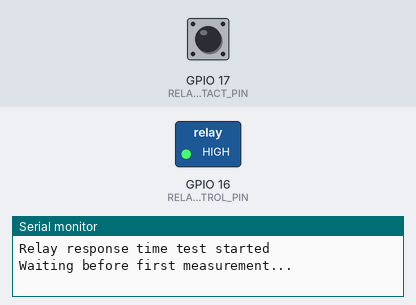
The program below on a simulated ESP32-S3. On the bench: switched loads named in the program (green lamp = pin HIGH), the last lines printed to the serial monitor. The inputs (shaded band) are chosen by the test bench; at power-on: GPIO 17 (RELAY_CONTACT_PIN) HIGH.

Above: at 1.2 s.
1.3 s: GPIO 17 (RELAY_CONTACT_PIN) pulsed LOW 5 times (0.12 s each, 0.3 s apart)
At 4.5 s:
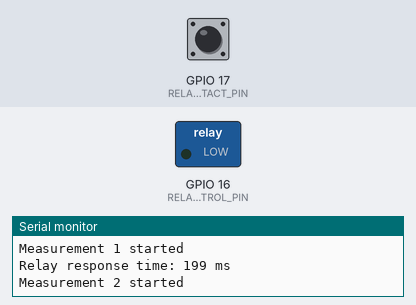
Timing chart, 0 to 6.0 s (numbered marks = the images above; inputs shaded):
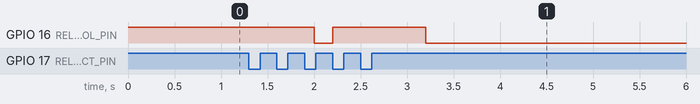

The program:

main.cpp
```cpp
#include <Arduino.h>

constexpr uint8_t RELAY_CONTROL_PIN = 16;
constexpr uint8_t RELAY_CONTACT_PIN = 17;

constexpr uint8_t MEASUREMENTS_COUNT = 10;

constexpr uint32_t START_DELAY_MS = 2000;
constexpr uint32_t PAUSE_BETWEEN_MEASUREMENTS_MS = 1000;

constexpr bool RELAY_ACTIVE_LOW = true;

enum class TestState : uint8_t {
  START_DELAY,
  START_MEASUREMENT,
  WAIT_FOR_CONTACT,
  PAUSE_BETWEEN_MEASUREMENTS,
  FINISHED
};

volatile bool contactDetected = false;
volatile uint32_t contactTriggerTimeMs = 0;

TestState currentState = TestState::START_DELAY;

uint32_t stateStartTimeMs = 0;
uint32_t relayStartTimeMs = 0;

uint32_t measurementsMs[MEASUREMENTS_COUNT] = {};

uint8_t measurementIndex = 0;

bool resultsPrinted = false;

void IRAM_ATTR onRelayContactTriggered() {
  if (!contactDetected) {
    contactTriggerTimeMs = millis();
    contactDetected = true;
  }
}

void setRelay(const bool enabled) {
  const uint8_t signal = RELAY_ACTIVE_LOW
                           ? (enabled ? LOW : HIGH)
                           : (enabled ? HIGH : LOW);

  digitalWrite(RELAY_CONTROL_PIN, signal);
}

bool hasElapsed(
  const uint32_t startTimeMs,
  const uint32_t intervalMs
) {
  return millis() - startTimeMs >= intervalMs;
}

void printResults() {
  uint32_t sumMs = 0;

  Serial.println();
  Serial.println("Results:");

  for (uint8_t i = 0; i < MEASUREMENTS_COUNT; i++) {
    Serial.print("Measurement ");
    Serial.print(i + 1);
    Serial.print(": ");
    Serial.print(measurementsMs[i]);
    Serial.println(" ms");

    sumMs += measurementsMs[i];
  }

  const float averageMs =
    static_cast<float>(sumMs) / MEASUREMENTS_COUNT;

  Serial.println();
  Serial.print("Average relay response time: ");
  Serial.print(averageMs, 2);
  Serial.println(" ms");
}

void setup() {
  Serial.begin(9600);

  pinMode(RELAY_CONTROL_PIN, OUTPUT);
  pinMode(RELAY_CONTACT_PIN, INPUT_PULLUP);

  setRelay(false);

  attachInterrupt(
    digitalPinToInterrupt(RELAY_CONTACT_PIN),
    onRelayContactTriggered,
    FALLING
  );

  stateStartTimeMs = millis();

  Serial.println("Relay response time test started");
  Serial.println("Waiting before first measurement...");
}

void loop() {
  switch (currentState) {
    case TestState::START_DELAY:
      if (hasElapsed(stateStartTimeMs, START_DELAY_MS)) {
        currentState = TestState::START_MEASUREMENT;
      }
      break;

    case TestState::START_MEASUREMENT:
      contactDetected = false;
      contactTriggerTimeMs = 0;

      Serial.println();
      Serial.print("Measurement ");
      Serial.print(measurementIndex + 1);
      Serial.println(" started");

      relayStartTimeMs = millis();

      setRelay(true);

      currentState = TestState::WAIT_FOR_CONTACT;
      break;

    case TestState::WAIT_FOR_CONTACT:
      if (contactDetected) {
        const uint32_t responseTimeMs =
          contactTriggerTimeMs - relayStartTimeMs;

        measurementsMs[measurementIndex] = responseTimeMs;

        Serial.print("Relay response time: ");
        Serial.print(responseTimeMs);
        Serial.println(" ms");

        measurementIndex++;

        setRelay(false);

        stateStartTimeMs = millis();

        currentState =
          TestState::PAUSE_BETWEEN_MEASUREMENTS;
      }
      break;

    case TestState::PAUSE_BETWEEN_MEASUREMENTS:
      if (hasElapsed(
            stateStartTimeMs,
            PAUSE_BETWEEN_MEASUREMENTS_MS
          )) {

        if (measurementIndex >= MEASUREMENTS_COUNT) {
          currentState = TestState::FINISHED;
        } else {
          currentState = TestState::START_MEASUREMENT;
        }
      }
      break;

    case TestState::FINISHED:
      if (!resultsPrinted) {
        printResults();
        resultsPrinted = true;
      }
      break;

    default:
      setRelay(false);
      currentState = TestState::FINISHED;
      break;
  }
}
```
